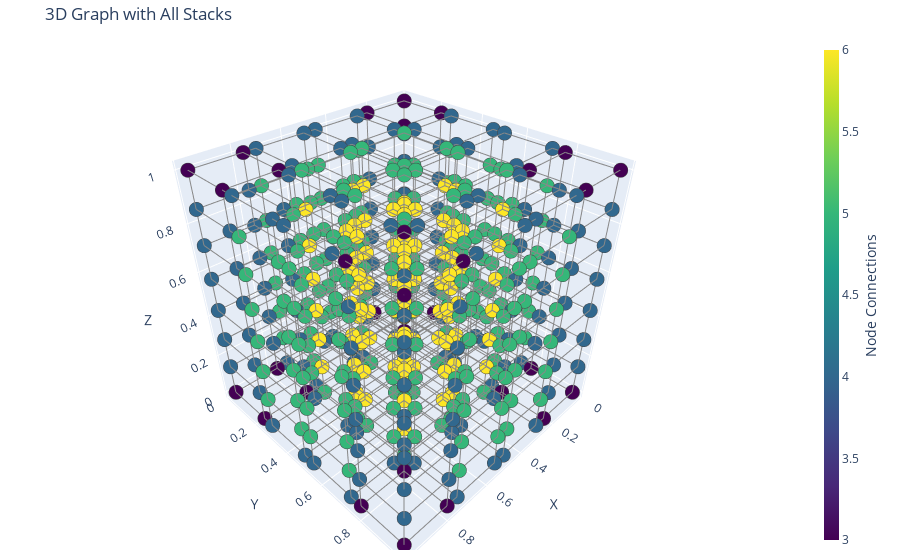

Here is the notebook cell this chart was saved with:
### Code cell
import networkx as nx
import plotly.graph_objects as go
import numpy as np

def create_3d_graph(n, n_stacks):
    G = nx.Graph()
    
    def get_node_positions(x, y, z):
        base_coords = np.array([
            [0, 0, 0],
            [1, 0, 0],
            [1, 1, 0],
            [0, 1, 0]  # Added fourth corner
        ]) * (1/n * 0.8)
        
        cell_center = np.array([x/n + 1/(2*n), y/n + 1/(2*n), z/(n_stacks-1)])  # Adjusted z-coordinate
        square_center = np.mean(base_coords, axis=0)
        offset = cell_center - square_center
        
        return [tuple(coord + offset) for coord in base_coords]

    for z in range(n_stacks):  # Changed to n_stacks
        for y in range(n):
            for x in range(n):
                node = (x, y, z)
                positions = get_node_positions(x, y, z)
                G.add_node(node, pos=positions, id=z*16 + y*8 + x)

                if x < n - 1:
                    G.add_edge((x, y, z), (x+1, y, z))
                if y < n - 1:
                    G.add_edge((x, y, z), (x, y+1, z))
                if z < n_stacks - 1:  # Changed to n_stacks - 1
                    G.add_edge((x, y, z), (x, y, z+1))

    return G

def plot_3d_graph_plotly(G):
    edge_x, edge_y, edge_z = [], [], []
    for edge in G.edges():
        for i in range(4):  # Changed to 4 to include all corners
            x0, y0, z0 = G.nodes[edge[0]]['pos'][i]
            x1, y1, z1 = G.nodes[edge[1]]['pos'][i]
            edge_x.extend([x0, x1, None])
            edge_y.extend([y0, y1, None])
            edge_z.extend([z0, z1, None])

    edge_trace = go.Scatter3d(x=edge_x, y=edge_y, z=edge_z,
                              line=dict(width=2, color='#888'),
                              hoverinfo='none', mode='lines')

    node_x, node_y, node_z = [], [], []
    for node in G.nodes():
        for pos in G.nodes[node]['pos']:
            node_x.append(pos[0])
            node_y.append(pos[1])
            node_z.append(pos[2])

    node_trace = go.Scatter3d(x=node_x, y=node_y, z=node_z, mode='markers',
                              hoverinfo='text', marker=dict(showscale=True, colorscale='Viridis',
                                                            size=5, colorbar=dict(thickness=15, title='Node Connections',
                                                                                  xanchor='left', titleside='right'),
                                                            line_width=2))

    node_adjacencies = []
    node_text = []
    for node, adjacencies in G.adjacency():
        node_adjacencies.extend([len(adjacencies)] * 4)  # Changed to 4
        for _ in range(4):  # Changed to 4
            node_text.append(f'Node: {node}<br>ID: {G.nodes[node]["id"]}<br># of connections: {len(adjacencies)}')

    node_trace.marker.color = node_adjacencies
    node_trace.text = node_text

    layout = go.Layout(title='3D Graph with All Stacks',
                       scene=dict(xaxis_title='X', yaxis_title='Y', zaxis_title='Z', aspectmode='cube'),
                       margin=dict(r=20, l=10, b=10, t=40), showlegend=False, hovermode='closest')

    fig = go.Figure(data=[edge_trace, node_trace], layout=layout)
    fig.show()

# Example usage:
n = 4
n_stacks = 8
G = create_3d_graph(n, n_stacks)
plot_3d_graph_plotly(G)

# Print node information to verify
for node in G.nodes():
    print(f"Node: {node}, ID: {G.nodes[node]['id']}, Positions: {G.nodes[node]['pos']}")

### Figure 1 — Plotly figure (JSON) as saved in the notebook; plotly's stock layout.template omitted (floating-point values rounded to 4 significant figures; data arrays with more than 128 entries replaced by an {"elided": "..."} marker saying what was removed)
{"data": [{"hoverinfo": "none", "line": {"color": "#888", "width": 2}, "mode": "lines", "type": "scatter3d", "x": {"elided": "3648 float values"}, "y": {"elided": "3648 float values"}, "z": {"elided": "3648 float values"}}, {"hoverinfo": "text", "marker": {"color": {"elided": "512 int values"}, "colorbar": {"thickness": 15, "title": {"side": "right", "text": "Node Connections"}, "xanchor": "left"}, "colorscale": [[0, "#440154"], [0.1111, "#482878"], [0.2222, "#3e4989"], [0.3333, "#31688e"], [0.4444, "#26828e"], [0.5556, "#1f9e89"], [0.6667, "#35b779"], [0.7778, "#6ece58"], [0.8889, "#b5de2b"], [1, "#fde725"]], "line": {"width": 2}, "showscale": true, "size": 5}, "mode": "markers", "text": {"elided": "512 str values"}, "type": "scatter3d", "x": {"elided": "512 float values"}, "y": {"elided": "512 float values"}, "z": {"elided": "512 float values"}}], "layout": {"hovermode": "closest", "margin": {"b": 10, "l": 10, "r": 20, "t": 40}, "scene": {"aspectmode": "cube", "xaxis": {"title": {"text": "X"}}, "yaxis": {"title": {"text": "Y"}}, "zaxis": {"title": {"text": "Z"}}}, "showlegend": false, "title": {"text": "3D Graph with All Stacks"}}}
